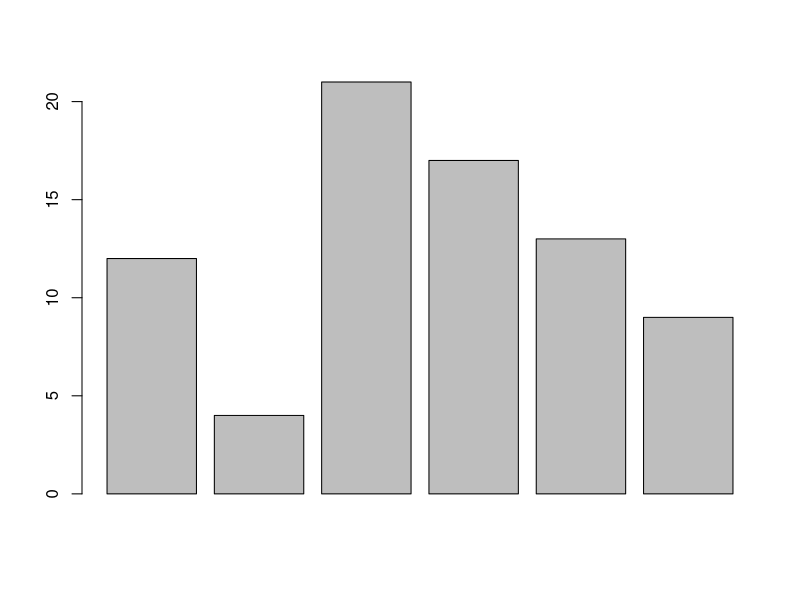
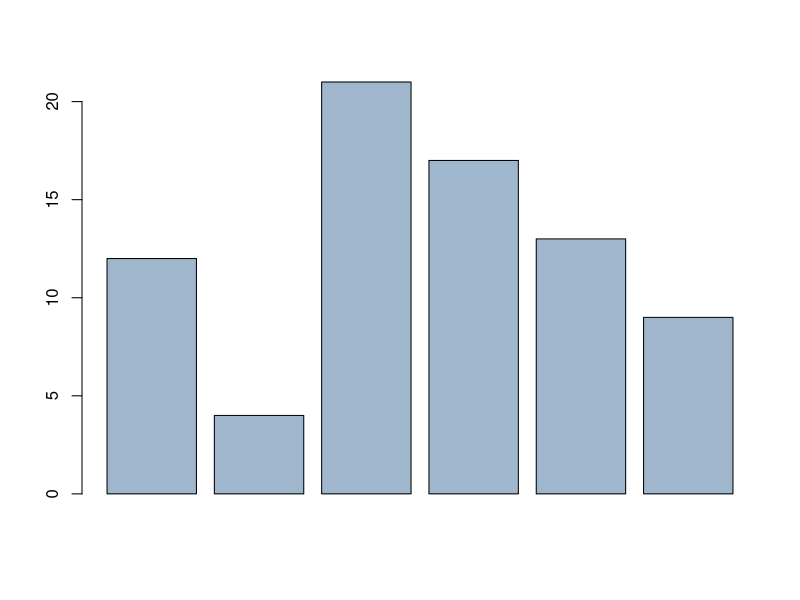
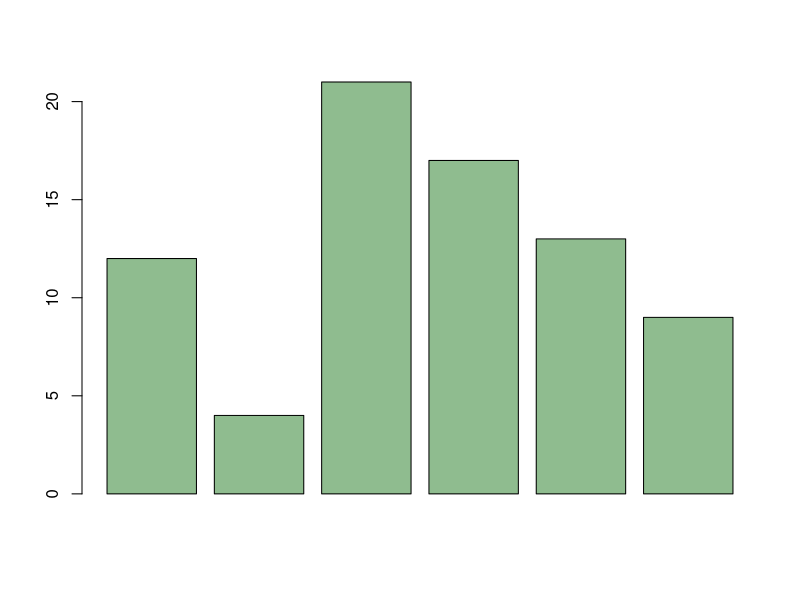
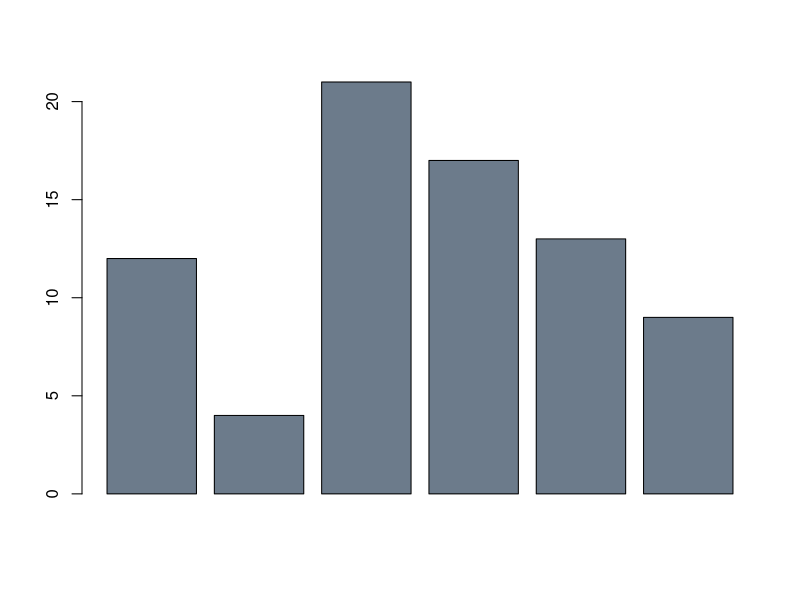
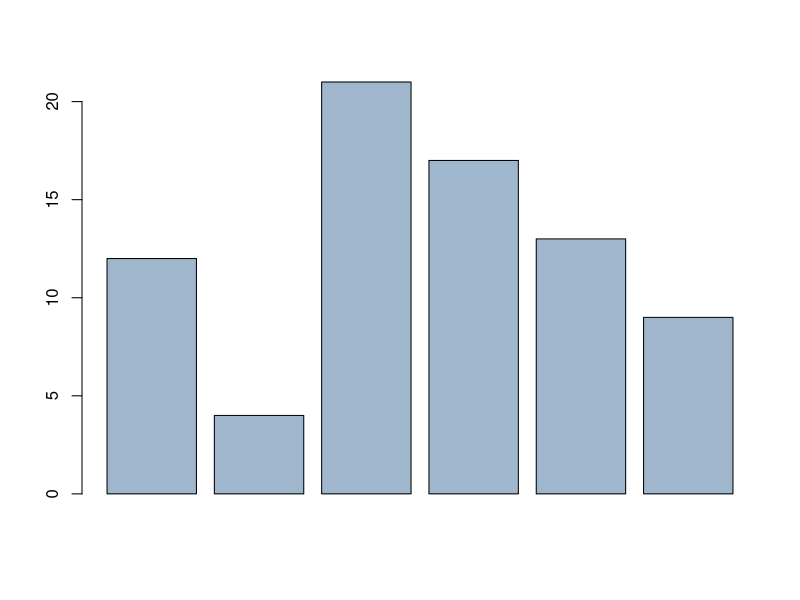
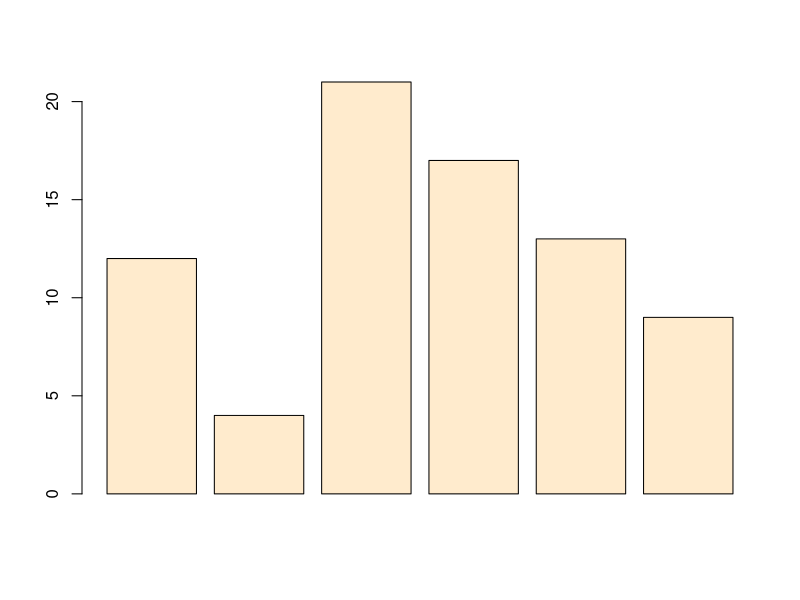
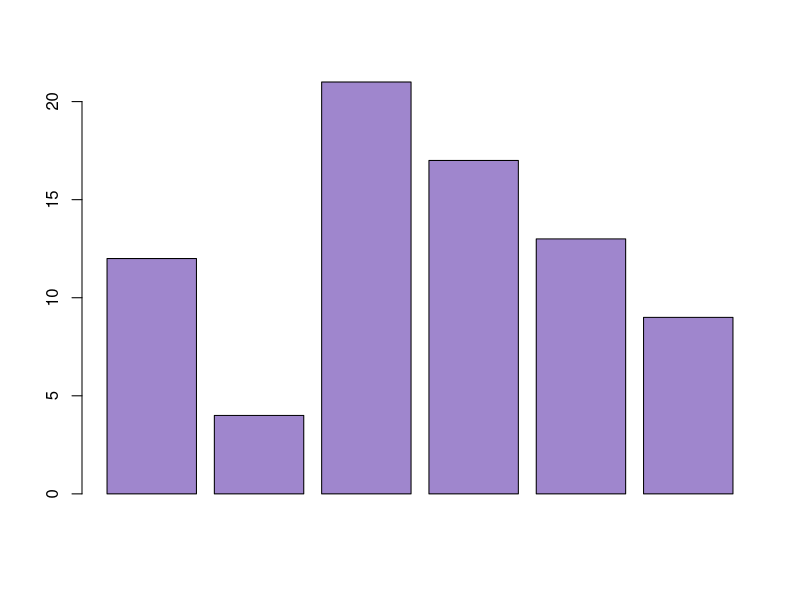
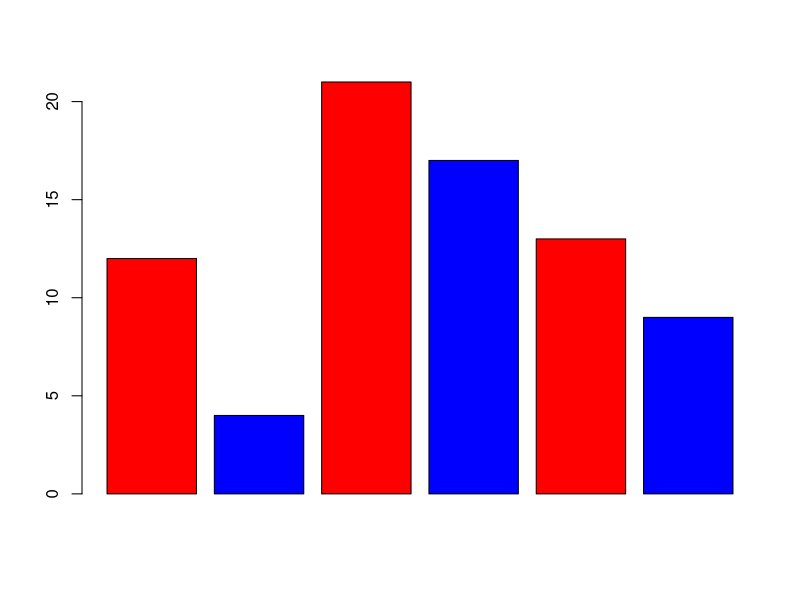

Write R code to recreate these figures, in order.
# R Statistics Essential Training
# Ex01_09
# Working with color

x = c(12,4,21,17,13,9)
barplot(x)
?colors
colors()
barplot(x, col = "slategray3")
barplot(x, col = colors()[102])
barplot(x, col = colors()[603])

col2rgb("navyblue")
barplot(x, col = rgb(159, 182, 205, max = 255))

barplot(x, col = "#FFEBCD")
barplot(x, col = "#9F86CD")

barplot(x, col = c("red", "blue"))
barplot(x, col = c("red", "blue", "green", "yellow"))

palette()
barplot(x, col = heat.colors(6))
barplot(x, col = cm.colors(6))
barplot(x, col = terrain.colors(6))
barplot(x, col = topo.colors(6))
palette("default")
